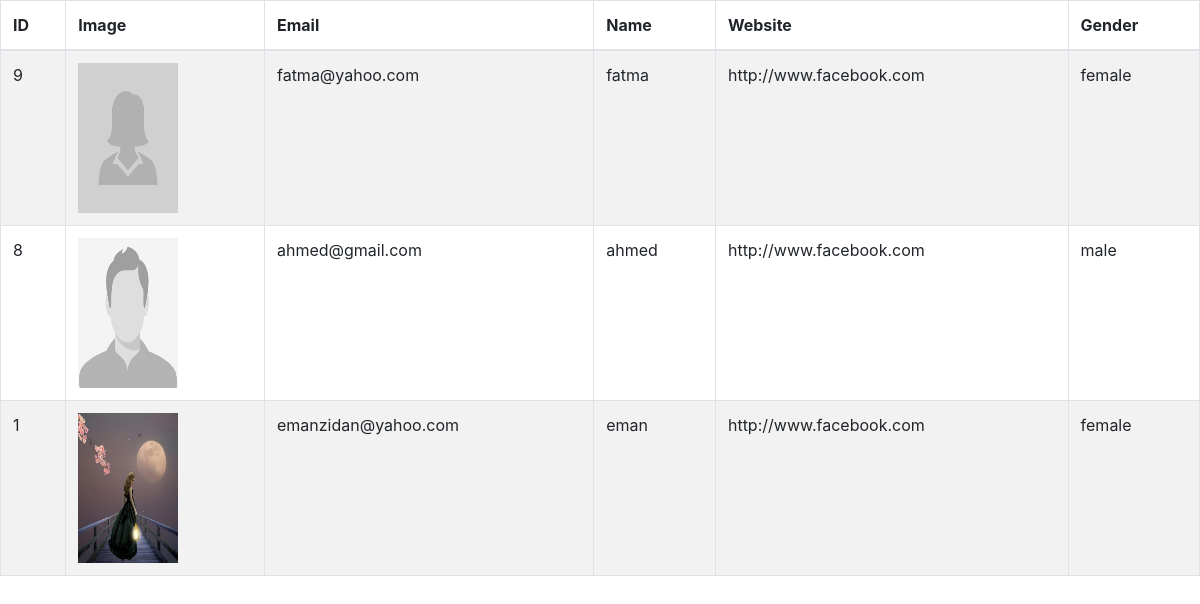
The page /users.php on the database its author committed.
### tables this page shows
CREATE TABLE `users` (
  `id` int(11) NOT NULL,
  `name` varchar(250) NOT NULL,
  `email` varchar(250) NOT NULL,
  `gender` varchar(250) NOT NULL,
  `profilePicture` text NOT NULL,
  `pass` varchar(250) NOT NULL,
  `website` varchar(250) NOT NULL
);

### users.php (the view, shortened to what this page needs)
<?php
include('db.php');
$get_users = "SELECT * FROM users order by 1 DESC LIMIT 0,3";
$result = mysqli_query($conn, $get_users);
?>
<!DOCTYPE html>
<html lang="en">
<head>
    <link rel="stylesheet" href="styles/bootstrap.min.css">
</head>
<body>
    <table class="table table-bordered table-striped">
        <thead>
            <tr>
                <th>ID</th>
                <th>Image</th>
                <th>Email</th>
                <th>Name</th>
                <th>Website</th>
                <th>Gender</th>
            </tr>
        </thead>
        <tbody>
            <?php
while ($row = mysqli_fetch_array($result)) {
?>
            <tr>
                <td><?php echo $row["id"]; ?></td>
                <td>
                    <?php  echo '<img src="images/'. $row["profilePicture"] . '" alt="Profile Picture" style="height:150px; width:100px;" >';?>
                </td>
                <td><?php echo $row["email"]; ?></td>
                <td><?php echo $row["name"]; ?></td>
                <td><?php echo $row["website"]; ?></td>
                <td><?php echo $row["gender"]; ?></td>
            </tr>
            <?php
};
?>
        </tbody>
    </table>
</body>
</html>

### rows shown on the page
users: id "9", profilePicture (placeholder picture), email "fatma@yahoo.com", name "fatma", website "http://www.facebook.com", gender "female"
users: id "8", profilePicture (placeholder picture), email "ahmed@gmail.com", name "ahmed", website "http://www.facebook.com", gender "male"
users: id "1", profilePicture (placeholder picture), email "emanzidan@yahoo.com", name "eman", website "http://www.facebook.com", gender "female"
